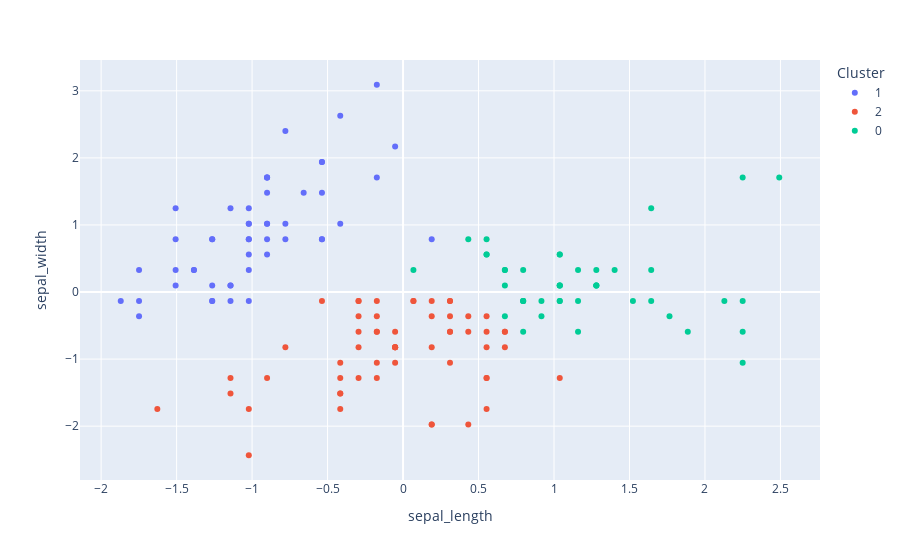

The notebook cell saved with this chart:
### Code cell
kmeans = KMeans(3)
kmeans.fit(x)
clusters_identificados = kmeans.fit_predict(x)
datos_con_clusters = datos.copy()
datos_con_clusters['sepal_length'] = x.T[0]
datos_con_clusters['sepal_width'] = x.T[1]
datos_con_clusters['Cluster'] = clusters_identificados
datos_con_clusters["Cluster"] = datos_con_clusters["Cluster"].astype("category")
fig = px.scatter(datos_con_clusters, 
                 x = "sepal_length", 
                 y = "sepal_width", 
                 color = "Cluster",
#                 size = '', 
                )
fig.show()

### Figure 1 — Plotly figure (JSON) as saved in the notebook; plotly's stock layout.template omitted (floating-point values rounded to 4 significant figures)
{"data": [{"hovertemplate": "Cluster=1<br>sepal_length=%{x}<br>sepal_width=%{y}<extra></extra>", "legendgroup": "1", "marker": {"color": "#636efa", "symbol": "circle"}, "mode": "markers", "name": "1", "orientation": "v", "showlegend": true, "type": "scatter", "x": [-0.9007, -1.143, -1.385, -1.507, -1.022, -0.5372, -1.507, -1.022, -1.749, -1.143, -0.5372, -1.264, -1.264, -1.87, -0.05251, -0.1737, -0.5372, -0.9007, -0.1737, -0.9007, -0.5372, -0.9007, -1.507, -0.9007, -1.264, -1.022, -1.022, -0.7795, -0.7795, -1.385, -1.264, -0.5372, -0.7795, -0.416, -1.143, -1.022, -0.416, -1.143, -1.749, -0.9007, -1.022, -1.749, -1.022, -0.9007, -1.264, -0.9007, -1.507, -0.6583, -1.022, 0.1898], "xaxis": "x", "y": [1.019, -0.132, 0.3284, 0.09822, 1.249, 1.94, 0.7888, 0.7888, -0.3622, 0.09822, 1.479, 0.7888, -0.132, -0.132, 2.17, 3.091, 1.94, 1.019, 1.71, 1.71, 0.7888, 1.479, 1.249, 0.5586, 0.7888, -0.132, 0.7888, 1.019, 0.7888, 0.3284, 0.09822, 0.7888, 2.4, 2.63, 0.09822, 0.3284, 1.019, 1.249, -0.132, 0.7888, 1.019, 0.3284, 1.019, 1.71, -0.132, 1.71, 0.3284, 1.479, 0.5586, 0.7888], "yaxis": "y"}, {"hovertemplate": "Cluster=2<br>sepal_length=%{x}<br>sepal_width=%{y}<extra></extra>", "legendgroup": "2", "marker": {"color": "#EF553B", "symbol": "circle"}, "mode": "markers", "name": "2", "orientation": "v", "showlegend": true, "type": "scatter", "x": [-1.628, -0.416, -0.1737, -1.143, -0.7795, -1.022, 0.06866, 0.1898, 0.311, -0.2948, -0.2948, -0.05251, 0.4322, -0.2948, 0.311, 0.5533, 0.311, 0.1898, -0.1737, -0.416, -0.416, -0.05251, 0.1898, -0.5372, 0.5533, -0.2948, -0.416, -0.416, 0.311, -0.05251, -1.022, -0.2948, -0.1737, -0.1737, 0.4322, -0.9007, -0.1737, -0.05251, 0.5533, -1.143, 1.038, 0.6745, -0.1737, -0.05251, 0.1898, -0.2948, 0.5533, 0.4322, 0.311, 0.6745, 0.6745, 0.5533, 0.311, 0.1898, -0.05251, 0.5533, 0.06866], "xaxis": "x", "y": [-1.743, -1.743, -0.5924, -1.513, -0.8226, -2.434, -0.132, -1.974, -0.3622, -0.3622, -0.132, -0.8226, -1.974, -1.283, -0.5924, -1.283, -0.5924, -0.3622, -1.053, -1.513, -1.513, -0.8226, -0.8226, -0.132, -1.743, -0.132, -1.283, -1.053, -0.132, -1.053, -1.743, -0.8226, -0.132, -0.3622, -0.3622, -1.283, -0.5924, -0.8226, -0.3622, -1.283, -1.283, -0.8226, -1.283, -0.5924, -1.974, -0.5924, -0.8226, -0.5924, -0.132, -0.5924, -0.5924, -0.5924, -1.053, -0.132, -0.8226, -1.283, -0.132], "yaxis": "y"}, {"hovertemplate": "Cluster=0<br>sepal_length=%{x}<br>sepal_width=%{y}<extra></extra>", "legendgroup": "0", "marker": {"color": "#00cc96", "symbol": "circle"}, "mode": "markers", "name": "0", "orientation": "v", "showlegend": true, "type": "scatter", "x": [1.402, 0.6745, 1.28, 0.7957, 0.5533, 0.9168, 1.038, 0.06866, 0.6745, 0.9168, 1.159, 1.038, 1.038, 0.5533, 1.523, 0.7957, 2.129, 1.765, 1.644, 0.7957, 1.159, 0.6745, 0.7957, 2.25, 2.25, 1.28, 2.25, 1.038, 1.644, 1.644, 1.886, 2.492, 2.25, 0.5533, 0.6745, 1.28, 1.038, 1.28, 1.159, 1.038, 1.038, 0.7957, 0.4322], "xaxis": "x", "y": [0.3284, 0.3284, 0.09822, -0.5924, 0.5586, -0.3622, 0.09822, 0.3284, -0.3622, -0.132, -0.5924, -0.132, 0.09822, 0.5586, -0.132, -0.132, -0.132, -0.3622, 1.249, 0.3284, -0.132, 0.3284, -0.132, 1.71, -1.053, 0.3284, -0.5924, 0.5586, 0.3284, -0.132, -0.5924, 1.71, -0.132, 0.7888, 0.09822, 0.09822, 0.09822, 0.09822, 0.3284, 0.5586, -0.132, -0.132, 0.7888], "yaxis": "y"}], "layout": {"legend": {"title": {"text": "Cluster"}, "tracegroupgap": 0}, "margin": {"t": 60}, "xaxis": {"anchor": "y", "domain": [0, 1], "title": {"text": "sepal_length"}}, "yaxis": {"anchor": "x", "domain": [0, 1], "title": {"text": "sepal_width"}}}}
